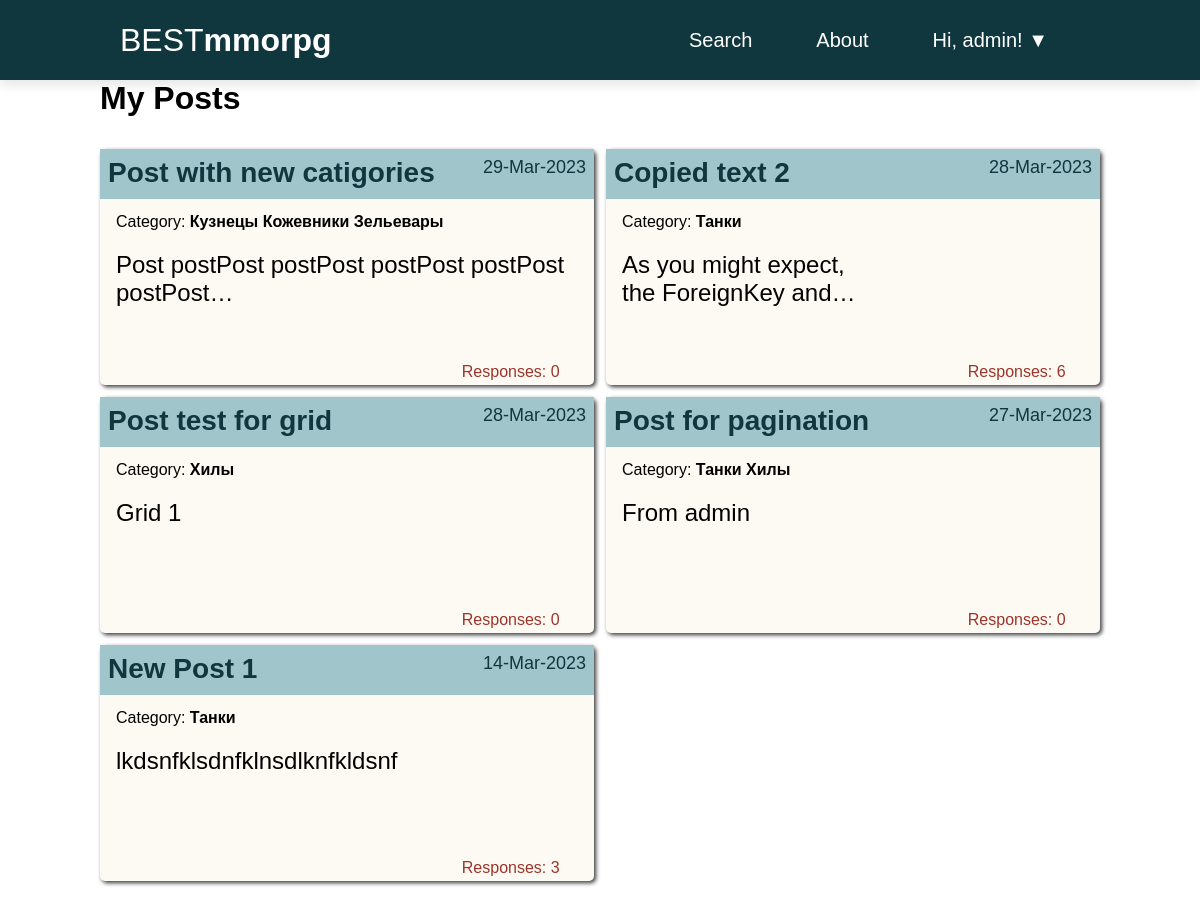
The page /user_posts/ (signed in) on the database its author committed.
### accounts/models.py (models this page shows)
class CustomUser(AbstractUser):
    def get_absolute_url(self):
        return reverse('profile', args=[str(self.id)])

### posts/models.py (models this page shows, shortened)
class Post(models.Model):
    author = models.ForeignKey(CustomUser, on_delete=models.CASCADE)
    title = models.CharField(max_length=255)
    body = SummernoteTextField()
    post_time = models.DateTimeField(auto_now_add=True)
    category = models.ManyToManyField(Category)
    def get_absolute_url(self):
        return reverse('post_detail', args=[str(self.id)])

class Category(models.Model):
    name = models.CharField(max_length=255, unique=True)
    def __str__(self):
        return self.name

### posts/views.py (the view)
# urls.py: path('user_posts/', UserPostListView.as_view(), name='user_posts'),
class UserPostListView(LoginRequiredMixin, ListView):
    model = Post
    ordering = '-post_time'
    context_object_name = 'posts'
    template_name = 'posts/user_posts.html'
    paginate_by = 6
    def get_queryset(self):
        qs = super().get_queryset()
        qs = qs.filter(author=self.request.user)
        return qs

### posts/templatetags/custom_filters.py (called while the page is built)
@register.filter
def hide_forbidden(value):
    words = value.split()
    result = []
    forbidden_words = ['fuck', 'fucked', 'fucking', 'nigger', 'niggers', 'whore', 'whores', 'slut', 'sluts',
                       'bitch', 'freak', 'douchebag', 'faggot', 'homo', 'prick', 'dick', 'cunt', 'pussy']
    for word in words:
        if word in forbidden_words:
            result.append(word[0] + "*"*(len(word)-2) + word[-1])
        else:
            result.append(word)
    return " ".join(result)

### templates/posts/user_posts.html (shortened to what this page needs)
{% extends 'base.html' %}
{% load custom_filters %}
{% load custom_tags %}
{% block content %}
    <h1>My Posts</h1>
    {% if posts %}
        <div class="posts">
            {% for post in posts %}
                <a href="{{ post.get_absolute_url }}">
                    <div class="post-entry">
                        <h2 class="post-title">{{ post.title | hide_forbidden}}</h2>
                        <div class="post-time"><p>{{ post.post_time | date:'d-M-Y'}}</p></div>
                        <p class="post-category">Category: <span>{% for category in post.category.all %} {{ category }}{% endfor %}</span></p>
                        {% with truncated_body=post.body|striptags|safe|truncatechars:50 %}
                            <div class="post-text"><p>{{ truncated_body }}</p></div>
                        {% endwith %}
                        <div class="post-footer">
                            <p>Responses: {{ post.comments.count }}</p>
                        </div>
                    </div>
                </a>
            {% endfor %}
        </div>
    {% else %}
        <div class="footer">
            <p>You don't have posts yet</p>
            <a href="{% url 'post_new'%}" class="button">Create Your First Post</a>
        </div>
    {% endif %}
{% endblock content %}

### templates/base.html (shortened to what this page needs)
<!DOCTYPE html>
<html lang="en">
<head>
    {% load static %}
    <link href="{% static 'css/style.css' %}" rel="stylesheet">
</head>
<body>
    <header>
        <a class='logo' href="{% url 'home' %}" title="Home page"><h1>BEST<span>mmorpg</span></h1></a>
        <nav>
            <ul class="navigation">
                <li class="nav_page">
                    <a class="item" href="/search/" title="search">Search</a>
                </li>
                <li class="nav_page">
                    <a class="item" href="/about/" title="about app">About</a>
                </li>
                {% if user.is_authenticated %}
                <li class="nav_page">
                    <a class="item" href="#"> Hi, {{ user.username }}! ▼</a>
                </li>
                {% endif %}
            </ul>
        </nav>
    </header>
    <main>
        {% block content %}
        {% endblock content %}
    </main>
</body>
</html>

### static/css/style.css (style rules this page uses)
*, *:before, *:after { margin: 0; padding: 0; box-sizing: border-box; font-family: 'Source Sans Pro', sans-serif; text-decoration: none; }
header { box-shadow: 0 5px 10px rgba(0, 0, 0, .1); width: 100%; height: 80px; padding: 0 10%; background-color: #10373E; display: flex; justify-content: space-between; align-items: center; z-index: 1000; }
.logo h1 { color: white; font-size: 32px; font-weight: 200; transition: 1s; }
.logo h1 span { font-weight: 800; }
nav { height: 100%; line-height: 100%; }
.navigation { list-style: none; }
.nav_page { position: relative; float: left; }
.item { font-size: 20px; padding: 32px; color: white; display: block; transition: .5s; }
main { width: 1000px; height: 100%; display: block; margin: 0 auto; }
.posts { display: grid; margin: 2rem auto; grid-template-columns: 1fr 1fr; grid-template-rows: 1fr; grid-gap: 1vw; }
.post-entry { display: grid; row-gap: 1vw; grid-template-columns: 70% 30%; grid-template-rows: 50px 20px 100px 30px; border-radius: 5px; background-color: rgba(243, 228, 193, 0.2); box-shadow: 2px 2px 4px 0px rgb(56, 56, 56); transition: .3s; cursor: pointer; color: black; }
.post-title { color: #10373E; padding: 0.5rem 0.5rem; background-color: #A0C5CB; font-size: 28px; }
.post-time { color: #10373E; background-color: #A0C5CB; font-size: 18px; align-self: stretch; padding: 0.5rem 0.5rem; }
.post-time p { text-align: end; }
.post-text { grid-column: 1/span 2; grid-row: 3/span 1; font-size: 24px; padding: 0.5rem 1rem; }
.post-category { grid-column: 1/span 2; grid-row: 2/span 1; padding: 0.1rem 1rem; }
.post-category span { font-weight: 900; }
.post-footer { grid-column: 2/span 1; grid-row: 4/span 1; padding: 0.5rem 1rem; }
.post-footer p { color: #9B342A; }
.post-entry p { margin: 0; font-weight: 400; }

### rows shown on the page
CustomUser: username "admin"
Post: title|hide_forbidden "Post with new catigories", post_time "29-Mar-2023", post "Post postPost postPost postPost postPost postPost…", comments.count "0"
Category: name "Кузнецы"
Category: name "Кожевники"
Category: name "Зельевары"
Post: title|hide_forbidden "Copied text 2", post_time "28-Mar-2023", post "As you might expect, the ForeignKey and…", comments.count "6"
Category: name "Танки"
Post: title|hide_forbidden "Post test for grid", post_time "28-Mar-2023", body "Grid 1", comments.count "0"
Category: name "Хилы"
Post: title|hide_forbidden "Post for pagination", post_time "27-Mar-2023", body "From admin", comments.count "0"
Post: title|hide_forbidden "New Post 1", post_time "14-Mar-2023", body "lkdsnfklsdnfklnsdlknfkldsnf", comments.count "3"
